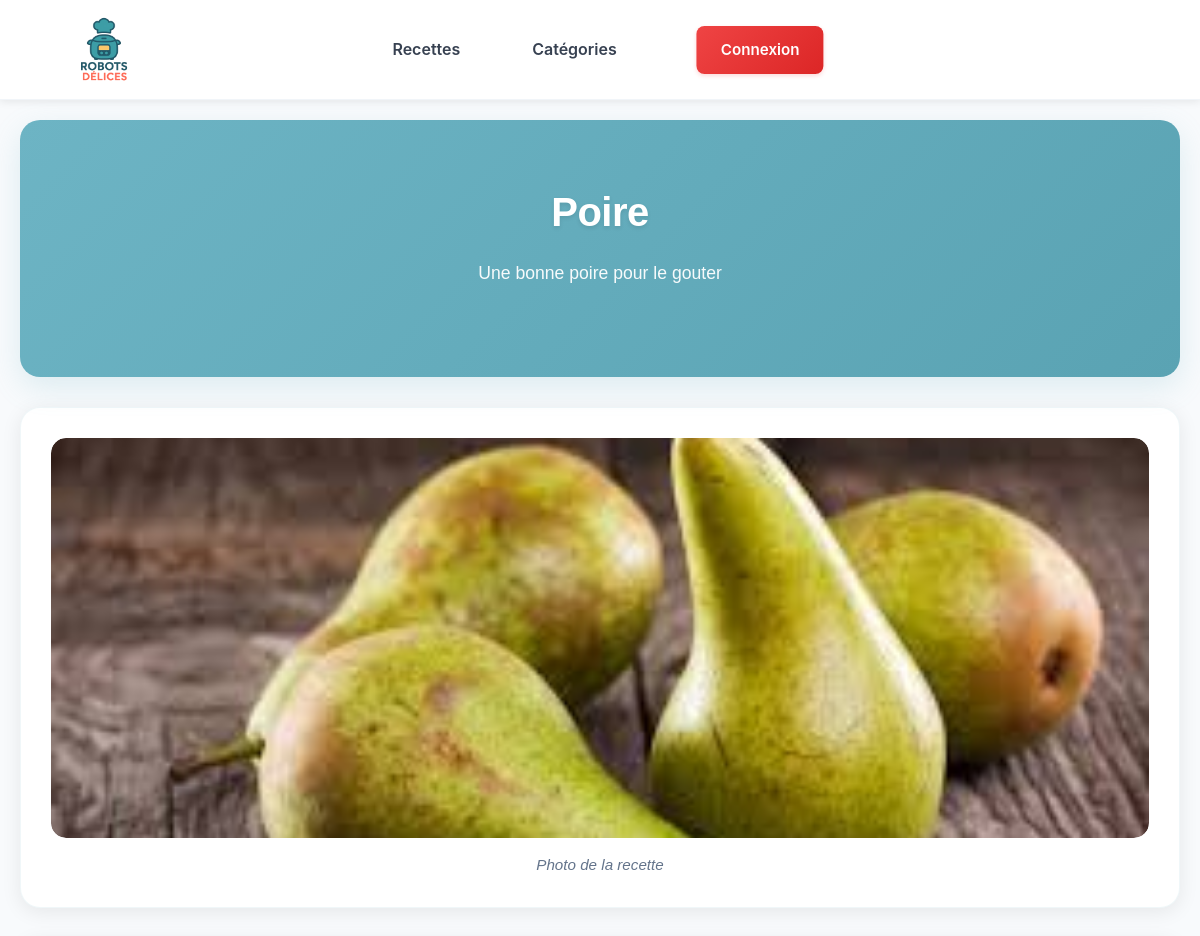
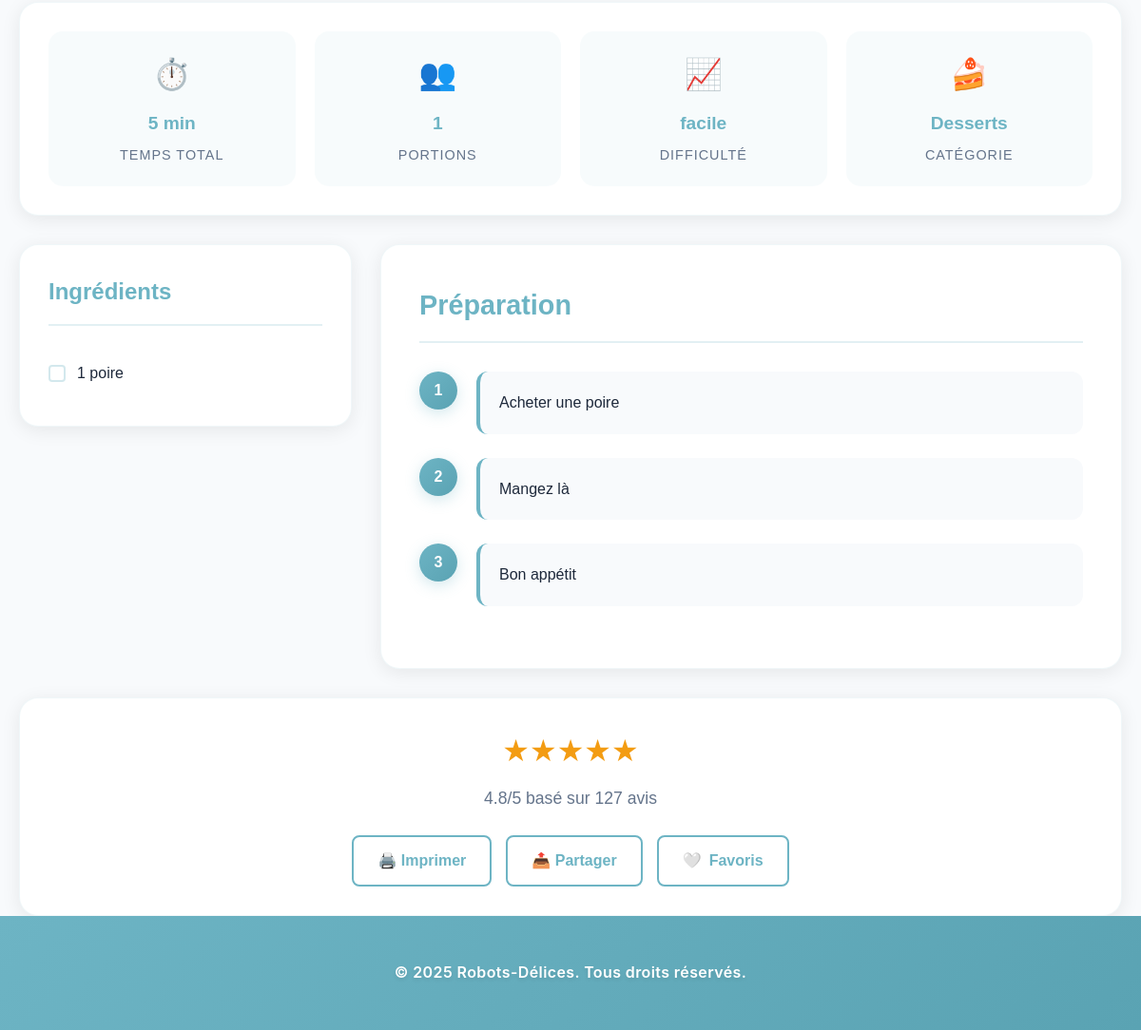
/recette/poire_2, run on the app's committed database (2 pictures, top to bottom).
### tables this page shows
CREATE TABLE `recipes` (
  `id` int NOT NULL,
  `slug` varchar(200) NOT NULL,
  `user_id` int DEFAULT NULL,
  `title` varchar(255) DEFAULT NULL,
  `description` text,
  `ingredients` text,
  `instructions` text,
  `cooking_time` varchar(50) DEFAULT NULL,
  `number_persons` varchar(10) DEFAULT NULL,
  `difficulty` varchar(100) DEFAULT NULL,
  `category_id` int DEFAULT NULL,
  `photo` varchar(255) DEFAULT NULL,
  `image_caption` text,
  `created_at` timestamp NULL DEFAULT CURRENT_TIMESTAMP,
  `popular` tinyint(1) NOT NULL DEFAULT '0'
);

CREATE TABLE `category` (
  `id` int NOT NULL,
  `category_name` varchar(50) DEFAULT NULL,
  `category_logo` varchar(10) NOT NULL,
  `created_at` timestamp NULL DEFAULT CURRENT_TIMESTAMP
);

### controller/recettes/recette.php (called while the page is built, shortened)
<?php
require_once __DIR__ . '/../../model/recettes-model.php';
$userId = isset($_SESSION['user_id']) ? $_SESSION['user_id'] : 0;
$recipe = getRecipe($userId, $slug);
$ingredients = explode(',', $recipe['ingredients']);
$preparation = str_replace(["\r\n", "\r"], "\n", $recipe['instructions']);
$preparation = explode("\n", $preparation);
$preparation = array_map('trim', $preparation);
$preparation = array_filter($preparation, function ($step) {
    return !empty($step);
});
$preparation = array_values($preparation);
require_once __DIR__ . '/../../view/recettes/recette.php';
?>

### routes.php (called while the page is built, shortened)
<?php
get('/recette/$slug', '/controller/recettes/recette.php');

### model/recettes-model.php (called while the page is built, shortened)
<?php
function getRecipe(int $userId, string $slug): array|false
{
    $pdo = connexionBDD();
   $stmt = $pdo->prepare("SELECT recipes.*, category.category_name, category.category_logo, (recipes.id IN (SELECT recipe_id FROM favorites WHERE user_id = ?) ) as isFavorite FROM recipes LEFT JOIN category ON recipes.category_id = category.id WHERE slug = ?");
$stmt->execute([$userId, $slug]);
$recipe = $stmt->fetch();
    return $recipe;
}

### view/recettes/recette.php (the view, shortened to what this page needs)
<!DOCTYPE html>
<html lang="fr">
<head>
    <link rel="stylesheet" href="/assets/css/style.css">
    <link rel="stylesheet" href="/assets/css/recettes.css">
</head>
<body>
    <?php
    require_once 'view/module/header.php';
    ?>
    <main>
        <div class="container">
            <section class="recipe-hero">
                <h1><?php echo htmlspecialchars($recipe['title']); ?></h1>
                <p><?php echo htmlspecialchars($recipe['description']); ?></p>
            </section>
            <section class="recipe-image-section">
                <div class="recipe-image">
                    <img src="/<?php echo htmlspecialchars($recipe['photo']); ?>" alt="<?php echo htmlspecialchars($recipe['title']); ?>">
                </div>
                <p class="image-caption"><?php echo htmlspecialchars($recipe['image_caption']); ?></p>
            </section>
            <section class="recipe-meta-grid">
                <div class="meta-item">
                    <span class="meta-icon">⏱️</span>
                    <span class="meta-value"><?php echo htmlspecialchars($recipe['cooking_time']); ?></span>
                    <span class="meta-label">Temps total</span>
                </div>
                <div class="meta-item">
                    <span class="meta-icon">👥</span>
                    <span class="meta-value"><?php echo htmlspecialchars($recipe['number_persons']); ?></span>
                    <span class="meta-label">Portions</span>
                </div>
                <div class="meta-item">
                    <span class="meta-icon">📈</span>
                    <span class="meta-value"><?php echo htmlspecialchars($recipe['difficulty']); ?></span>
                    <span class="meta-label">Difficulté</span>
                </div>
                <div class="meta-item">
                    <span class="meta-icon"><?php echo $recipe['category_logo']; ?></span>
                    <span class="meta-value"><?php echo htmlspecialchars($recipe['category_name']); ?></span>
                    <span class="meta-label">Catégorie</span>
                </div>
            </section>
            <div class="recipe-content-grid">
                <aside class="ingredients-sidebar">
                    <h2 class="ingredients-title">Ingrédients</h2>
                    <ul class="ingredients-list">
                        <?php foreach ($ingredients as $ingredient): ?>
                            <li class="ingredient-item">
                                <div class="ingredient-checkbox"></div>
                                <span><?php echo htmlspecialchars(trim($ingredient)); ?></span>
                            </li>
                        <?php endforeach; ?>
                    </ul>
                </aside>
                <section class="instructions-content">
                    <h2 class="instructions-title">Préparation</h2>
                    <?php foreach ($preparation as $index => $step): ?>
                        <div class="instruction-step">
                            <div class="step-number"><?php echo $index + 1; ?></div>
                            <div class="step-content">
                                <?php echo htmlspecialchars($step); ?>
                            </div>
                        </div>
                    <?php endforeach; ?>
                </section>
            </div>
            <section class="recipe-footer">
                <div class="rating-section">
                    <div class="rating-stars">★★★★★</div>
                    <p class="rating-text">4.8/5 basé sur 127 avis</p>
                </div>
                <div class="recipe-actions">
                    <a href="#" class="action-btn" onclick="event.preventDefault();window.print()">🖨️ Imprimer</a>
                    <a href="#" class="action-btn share-btn">📤 Partager</a>
                    <a href="#" class="action-btn bouton-favoris" data-id="<?php echo $recipe['id']; ?>">
                        <?php echo $recipe["isFavorite"] ? "❤️" : "🤍"; ?>
                        <span> Favoris</span>
                    </a>
                </div>
            </section>
        </div>
    </main>
    <footer>
        <p>© 2025 Robots-Délices. Tous droits réservés.</p>
    </footer>
</body>
</html>

### assets/css/recettes.css (style rules this page uses)
.container { max-width: 1200px; margin: 0 auto; padding: 0 20px; }
.recipe-hero { background: linear-gradient( 135deg, var(--color-primary)0%, var(--color-secondary) 100% ); color: white; border-radius: 20px; box-shadow: 0 10px 30px rgba(109, 180, 196, 0.2); padding: 60px 40px; margin-bottom: 30px; text-align: center; position: relative; overflow: hidden; }
.recipe-hero h1 { font-size: 2.5rem; font-weight: 700; margin-bottom: 15px; text-shadow: 0 2px 4px rgba(0, 0, 0, 0.1); letter-spacing: -0.5px; }
.recipe-hero p { font-size: 1.1rem; font-weight: 300; margin-bottom: 30px; opacity: 0.95; max-width: 600px; margin-left: auto; margin-right: auto; line-height: 1.6; }
.recipe-meta-grid { display: grid; grid-template-columns: repeat( auto-fit, minmax(150px, 1fr) ); gap: 20px; background: white; border: 1px solid rgba(109, 180, 196, 0.1); border-radius: 20px; box-shadow: 0 4px 20px rgba(0, 0, 0, 0.08); padding: 30px; margin-bottom: 30px; }
.meta-item { text-align: center; background: rgba(109, 180, 196, 0.05); border-radius: 15px; padding: 20px 15px; transition: all 0.3s ease; }
.meta-icon { font-size: 2rem; margin-bottom: 10px; display: block; }
.meta-value { font-size: 1.2rem; font-weight: 700; color: #6db4c4; margin-bottom: 5px; display: block; }
.meta-label { font-size: 0.9rem; color: #64748b; text-transform: uppercase; letter-spacing: 1px; font-weight: 500; }
.recipe-image-section { background: white; border: 1px solid rgba(109, 180, 196, 0.1); border-radius: 20px; box-shadow: 0 4px 20px rgba(0, 0, 0, 0.08); padding: 30px; margin-bottom: 30px; }
.recipe-image { width: 100%; height: 400px; border-radius: 15px; overflow: hidden; margin-bottom: 15px; }
.recipe-image img { width: 100%; height: 100%; object-fit: cover; border-radius: 15px; }
.image-caption { text-align: center; color: #64748b; font-style: italic; font-size: 0.95rem; }
.recipe-content-grid { display: grid; grid-template-columns: 350px 1fr; gap: 30px; margin-bottom: 30px; }
.ingredients-sidebar { background: white; border-radius: 20px; padding: 30px; height: fit-content; box-shadow: 0 4px 20px rgba(0, 0, 0, 0.08); border: 1px solid rgba(109, 180, 196, 0.1); position: sticky; top: 140px; }
.ingredients-title { color: #6db4c4; font-size: 1.5rem; font-weight: 700; margin-bottom: 25px; padding-bottom: 15px; border-bottom: 2px solid rgba(109, 180, 196, 0.2); }
.ingredients-list { list-style: none; }
.ingredient-item { padding: 12px 0; border-bottom: 1px solid rgba(226, 232, 240, 0.8); color: #1e293b; transition: all 0.3s ease; cursor: pointer; display: flex; align-items: center; gap: 12px; }
.ingredient-item:last-child { border-bottom: none; }
.ingredient-checkbox { width: 18px; height: 18px; border: 2px solid rgba(109, 180, 196, 0.3); border-radius: 4px; cursor: pointer; transition: all 0.3s ease; display: flex; align-items: center; justify-content: center; background: white; font-size: 0.8rem; }
.instructions-content { background: white; border-radius: 20px; padding: 40px; box-shadow: 0 4px 20px rgba(0, 0, 0, 0.08); border: 1px solid rgba(109, 180, 196, 0.1); }
.instructions-title { color: #6db4c4; font-size: 1.8rem; font-weight: 700; margin-bottom: 30px; padding-bottom: 15px; border-bottom: 2px solid rgba(109, 180, 196, 0.2); }
.instruction-step { margin-bottom: 25px; display: flex; gap: 20px; align-items: flex-start; }
.step-number { background: linear-gradient(135deg, #6db4c4, var(--color-secondary)); color: white; width: 40px; height: 40px; border-radius: 50%; display: flex; align-items: center; justify-content: center; font-weight: 700; flex-shrink: 0; box-shadow: 0 4px 15px rgba(109, 180, 196, 0.3); }
.step-content { background: #f8fafc; padding: 20px; border-radius: 12px; flex: 1; line-height: 1.6; color: #1e293b; border-left: 4px solid #6db4c4; }
.recipe-footer { background: white; border-radius: 20px; padding: 30px; box-shadow: 0 4px 20px rgba(0, 0, 0, 0.08); text-align: center; border: 1px solid rgba(109, 180, 196, 0.1); }
.rating-section { margin-bottom: 25px; }
.rating-stars { font-size: 2rem; color: #f39c12; margin-bottom: 10px; }
.rating-text { color: #64748b; font-size: 1.1rem; }
.recipe-actions { display: flex; gap: 15px; justify-content: center; flex-wrap: wrap; }
.action-btn { background: white; color: #6db4c4; border: 2px solid #6db4c4; padding: 12px 25px; border-radius: 8px; font-weight: 600; cursor: pointer; transition: all 0.3s ease; text-decoration: none; display: inline-flex; align-items: center; gap: 8px; }

### data on the page
recipes: title "Poire", description "Une bonne poire pour le gouter", photo (picture), image_caption "Photo de la recette", cooking_time "5 min", number_persons "1", difficulty "facile", category.category_logo "🍰", category.category_name "Desserts", ingredients "1 poire", instructions "Acheter une poire", instructions "Mangez là", instructions "Bon appétit"
